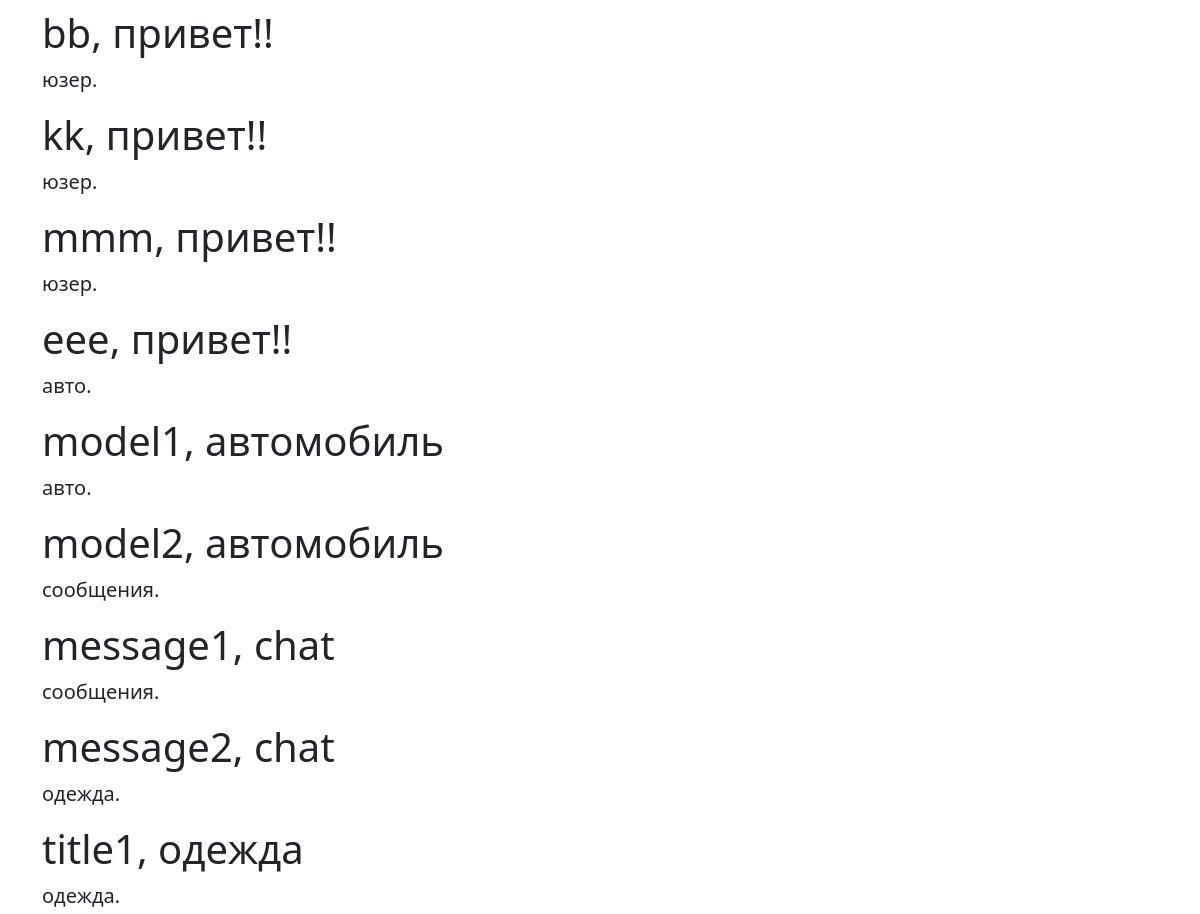
Before: / (middle part) with the older database file.
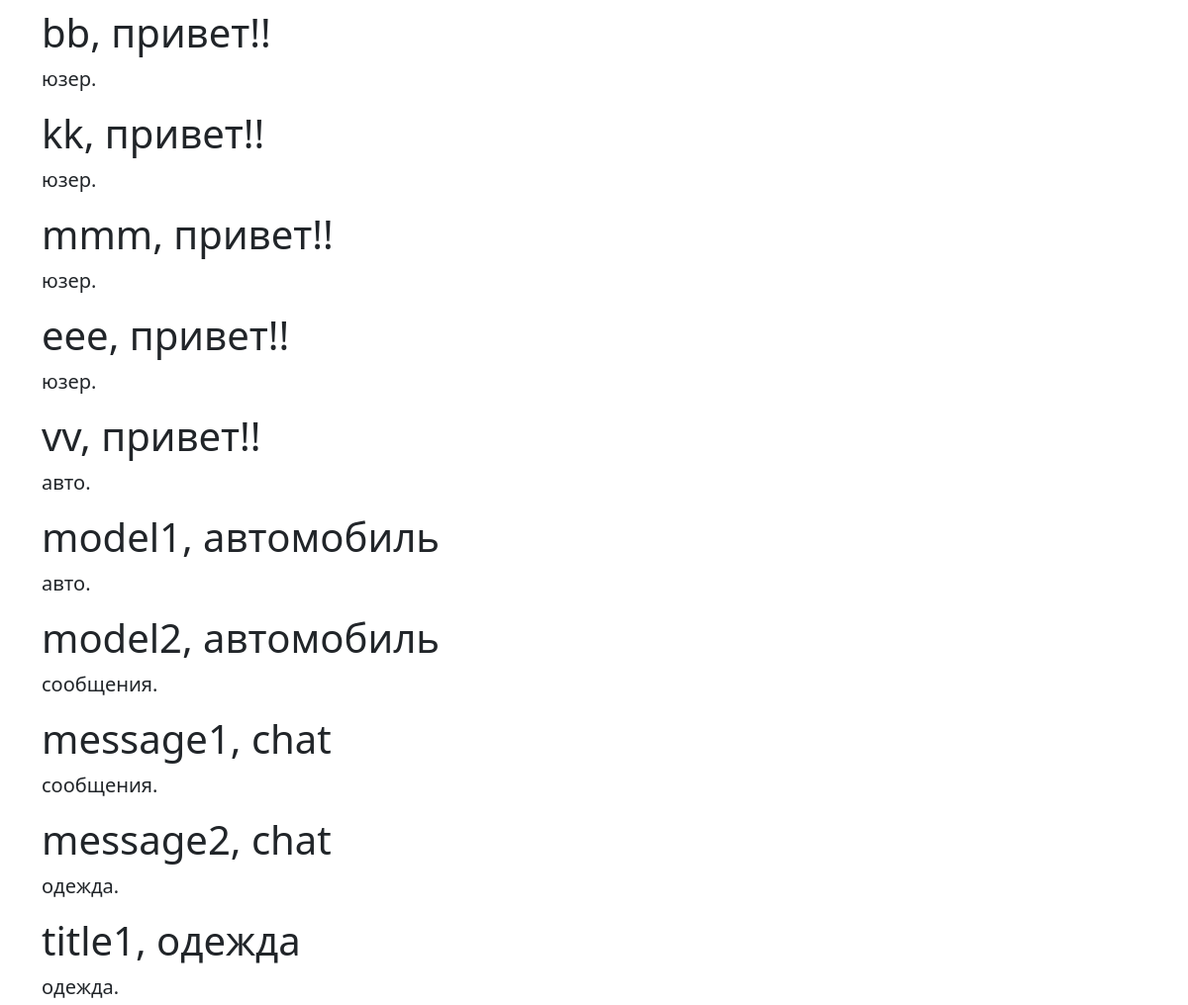
After: the same page with the newer database file.
### models.py (models this page shows, shortened)
class User(db.Model):
    id = db.Column(db.Integer, primary_key=True, autoincrement=True)
    username = db.Column(db.String(100), nullable=True)
    password = db.Column(db.String(100), nullable=True)

class Auto(db.Model):
    id = db.Column(db.Integer, primary_key=True)
    mark = db.Column(db.String(100), nullable=False)
    model = db.Column(db.String(100), nullable=False)
    year = db.Column(db.Integer, nullable=False)
    price = db.Column(db.Integer, nullable=False)
    user_id = db.Column(db.Integer, db.ForeignKey('user.id'))
    user = db.relationship('User', backref=db.backref('autos', lazy=True))

class Chat(db.Model):
    id = db.Column(db.Integer, primary_key=True)
    message = db.Column(db.String(100), nullable=False)
    time = db.Column(db.String(100), nullable=False)
    user_id = db.Column(db.Integer, db.ForeignKey('user.id'))
    user = db.relationship('User', backref=db.backref('chats', lazy=True))

class Clouds(db.Model):
    id = db.Column(db.Integer, primary_key=True)
    title = db.Column(db.String(100), nullable=False)
    price = db.Column(db.Integer, nullable=False)
    user_id = db.Column(db.Integer, db.ForeignKey('user.id'))
    user = db.relationship('User', backref=db.backref('clouds', lazy=True))

### app.py (the view)
@app.route('/')
def index():
    users = User.query.all()
    autos = Auto.query.all()
    chat = Chat.query.all()
    clouds = Clouds.query.all()
    realty = Realty.query.all()
    return render_template('index.html', users=users, autos=autos, chat=chat, clouds=clouds, realty=realty)

### templates/index.html (shortened to what this page needs)
{% extends 'base.html' %}
    {% block content %}
        {% for user in users %}
        <p class="lead">юзер.</p>
        <h1>{{ user.username }}, привет!!</h1>
        {% endfor %}
        {% for auto in autos %}
        <p class="lead">авто.</p>
        <h1>{{ auto.model }}, автомобиль</h1>
        {% endfor %}
        {% for chat in chat %}
        <p class="lead">сообщения.</p>
        <h1>{{ chat.message }}, chat</h1>
        {% endfor %}
        {% for clouds in clouds %}
        <p class="lead">одежда.</p>
        <h1>{{ clouds.title }}, одежда</h1>
        {% endfor %}
    {% endblock %}

### templates/base.html (shortened to what this page needs)
<!DOCTYPE html>
<html lang="en">
<head>
    <link href="https://cdn.jsdelivr.net/npm/bootstrap@5.2.3/dist/css/bootstrap.min.css" rel="stylesheet">
    <link rel="stylesheet" href="https://cdnjs.cloudflare.com/ajax/libs/font-awesome/4.7.0/css/font-awesome.min.css">
    <link rel="stylesheet" href="{{ url_for('static', filename='custom.css') }}">
</head>
<body>
    <div class="container my-3">
        {% block content %}
        {% endblock %}
    </div>
</body>
</html>

Changed rows visible on the page:
added User: username "vv"
